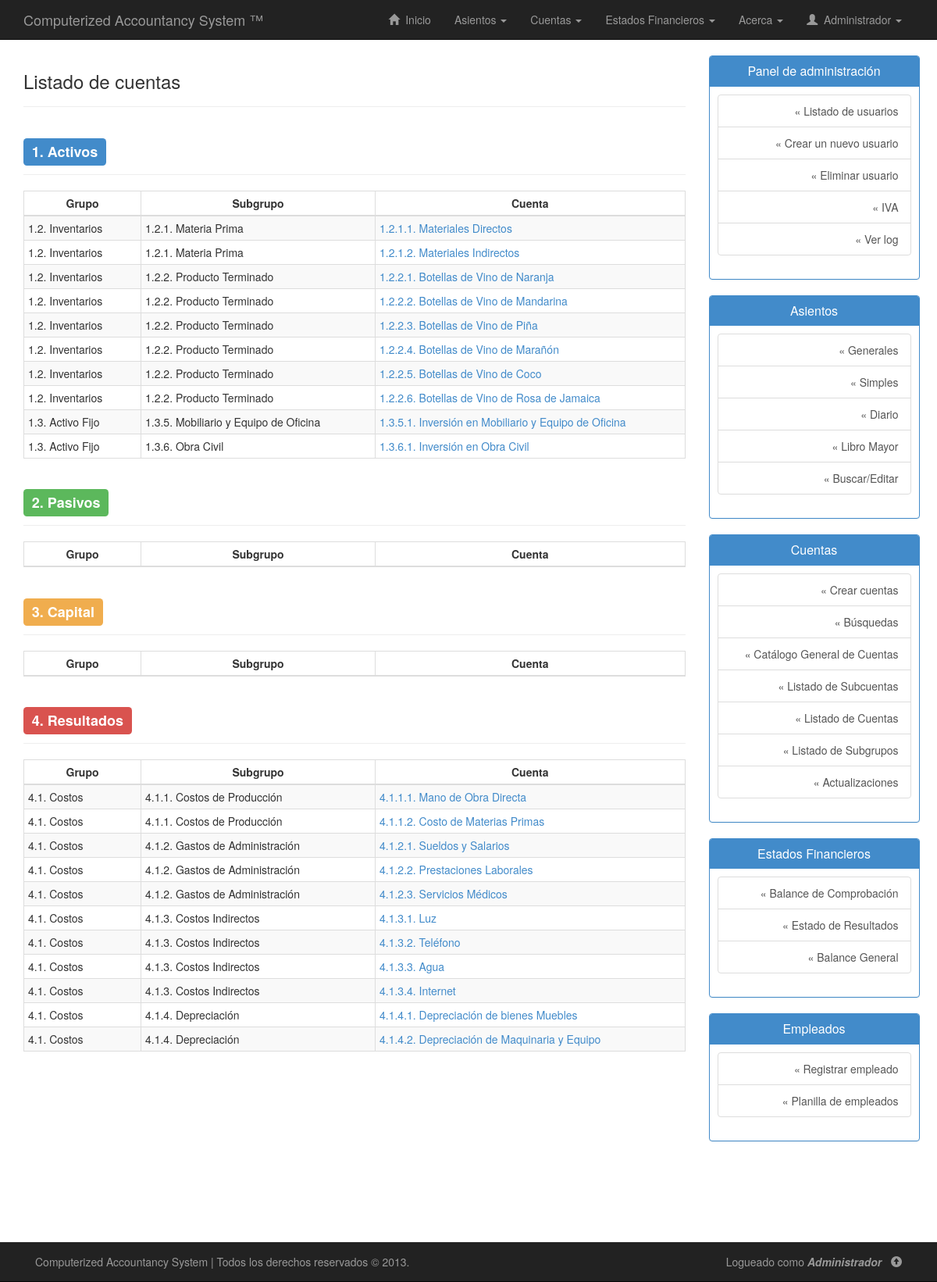
Before: /php/listar-cuentas.php (signed in) with the older database file.
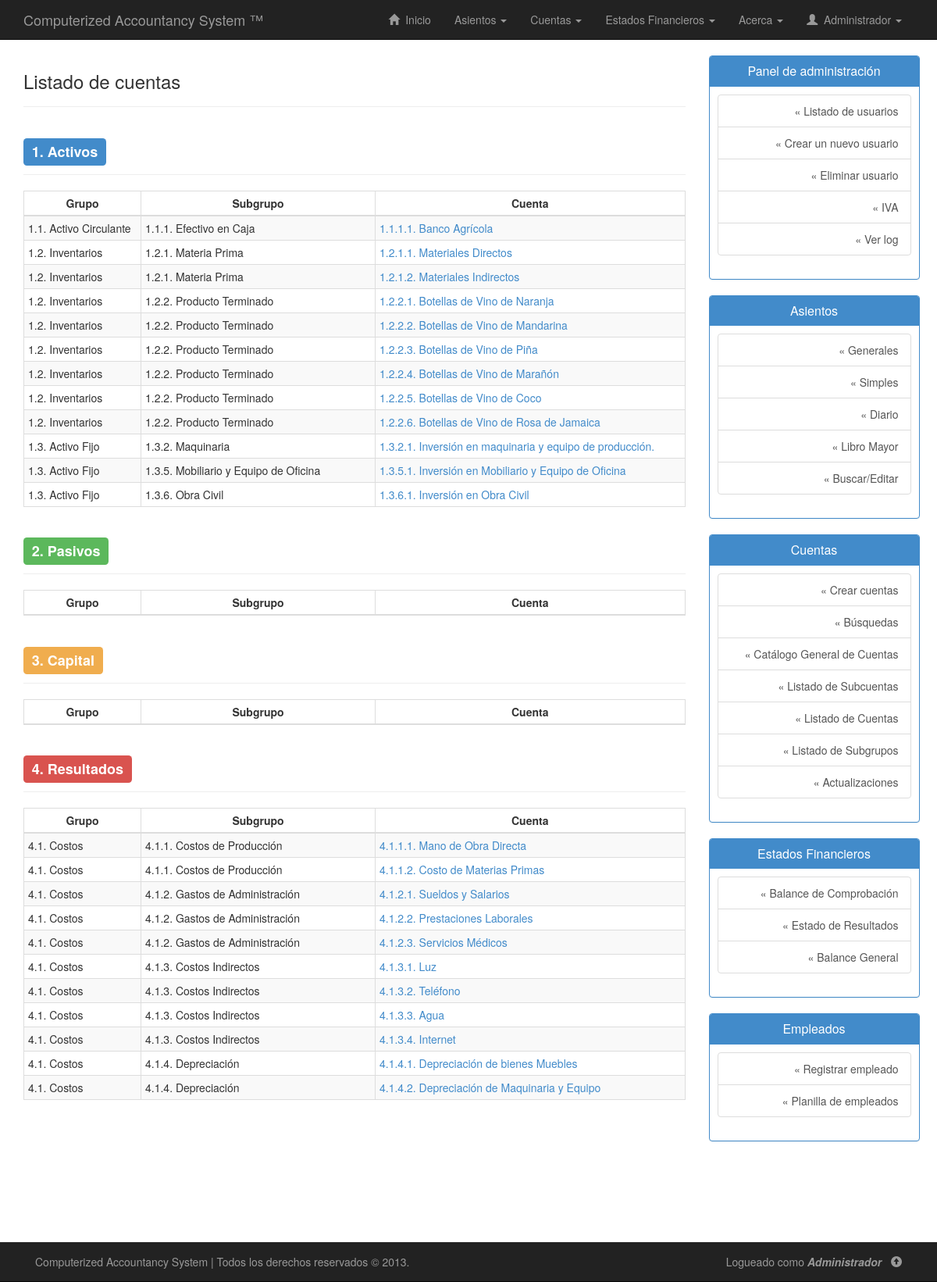
After: the same page with the newer database file.
### tables this page shows
CREATE TABLE IF NOT EXISTS `cuentas` (
  `codigo_cuenta` varchar(20) NOT NULL,
  `subgrupo` varchar(20) DEFAULT NULL,
  `nombre_cuenta` varchar(50) NOT NULL,
  `tiene_subcuenta` enum('Si','No') NOT NULL,
  `descripcion_cuenta` varchar(255) DEFAULT NULL,
  `saldo_debe` double NOT NULL,
  `saldo_haber` double NOT NULL,
  PRIMARY KEY (`codigo_cuenta`),
  KEY `subgrupo` (`subgrupo`)
);

### php/listar-cuentas.php (the view, shortened to what the changed rows need)
<!DOCTYPE html>
<html lang="es">
<head>
	<link rel="stylesheet" type="text/css" href="../css/bootstrap.min.css"/>
	<link rel="stylesheet" type="text/css" href="../css/estilos.css"/>
</head>
<body>
	<div class="container" id="contenido">
		<div class="row row-offcanvas row-offcanvas-right">
			<div class="col-xs-12 col-sm-9">
        		<div class="row">
        			<div class="col-lg-12">
        				<?php
        					$consulta = "SELECT d.codigo_cuenta as id,
        								CONCAT_WS('. ', b.`codigo_grupo`, b.`nombre_grupo`) AS Grupo,
        								CONCAT_WS('. ', c.`codigo_subgrupo`, c.`nombre_subgrupo`) AS Subgrupo,
        								CONCAT_WS('. ', d.`codigo_cuenta`, d.`nombre_cuenta`) AS Cuenta
        								FROM
        								clasificaciones a,
        								grupos b,
        								subgrupos c,
        								cuentas d
        								WHERE
        								d.`subgrupo`=c.`codigo_subgrupo` AND
        								c.`grupo`=b.`codigo_grupo` AND
        								b.`clasificacion`=a.`codigo_clasificacion` AND
        								a.`codigo_clasificacion`=1";
        					$ejecutar_consulta = $conexion->query($consulta);
        					echo "<div>";
							echo "<table class='table table-hover table-bordered table-striped  table-condensed table-responsive text-left'>";
                            echo "<thead>";
                            echo "<tr>";
                            echo "<th width='150px' class='text-center'>Grupo</th>";
                            echo "<th width='300px' class='text-center'>Subgrupo</th>";
                            echo "<th class='text-center'>Cuenta</th>";
                            echo "</tr>";
                            echo "</thead>";
                            echo "<tbody>";
                            while($registro = $ejecutar_consulta->fetch_assoc()){
                                $codigo_cuenta = $registro["id"];
                                echo "<tr>";
                                echo "<td>".utf8_encode($registro["Grupo"])."</td>";
                                echo "<td>".utf8_encode($registro["Subgrupo"])."</td>";
                                echo "<td><a href='detalle-cuenta.php?cuenta=$codigo_cuenta'>".utf8_encode($registro["Cuenta"])."</a></td>";
                                echo "</tr>";
                            }
                            echo "</tbody>";
                            echo "</table>";
                            echo "</div>";
        				?>
        			</div>
        		</div>
        		<div class="row">
                    <div class="col-lg-12">
                        <?php
                            echo "<div>";
                            echo "<table class='table table-hover table-bordered table-striped  table-condensed table-responsive text-left'>";
                            echo "<thead>";
                            echo "<tr>";
                            echo "<th width='150px' class='text-center'>Grupo</th>";
                            echo "<th width='300px' class='text-center'>Subgrupo</th>";
                            echo "<th class='text-center'>Cuenta</th>";
                            echo "</tr>";
                            echo "</thead>";
                            echo "</table>";
                            echo "</div>";
                        ?>
                    </div>
                </div>
        		<div class="row">
                    <div class="col-lg-12">
                        <?php
                            echo "<div>";
                            echo "<table class='table table-hover table-bordered table-striped  table-condensed table-responsive text-left'>";
                            echo "<thead>";
                            echo "<tr>";
                            echo "<th width='150px' class='text-center'>Grupo</th>";
                            echo "<th width='300px' class='text-center'>Subgrupo</th>";
                            echo "<th class='text-center'>Cuenta</th>";
                            echo "</tr>";
                            echo "</thead>";
                            echo "</table>";
                            echo "</div>";
                        ?>
                    </div>
                </div>
        		<div class="row">
                    <div class="col-lg-12">
                        <?php
                            $consulta = "SELECT d.codigo_cuenta as id,
                                        CONCAT_WS('. ', b.`codigo_grupo`, b.`nombre_grupo`) AS Grupo,
                                        CONCAT_WS('. ', c.`codigo_subgrupo`, c.`nombre_subgrupo`) AS Subgrupo,
                                        CONCAT_WS('. ', d.`codigo_cuenta`, d.`nombre_cuenta`) AS Cuenta
                                        FROM
                                        clasificaciones a,
                                        grupos b,
                                        subgrupos c,
                                        cuentas d
                                        WHERE
                                        d.`subgrupo`=c.`codigo_subgrupo` AND
                                        c.`grupo`=b.`codigo_grupo` AND
                                        b.`clasificacion`=a.`codigo_clasificacion` AND
                                        a.`codigo_clasificacion`=4";
                            $ejecutar_consulta = $conexion->query($consulta);
                            echo "<div>";
                            echo "<table class='table table-hover table-bordered table-striped  table-condensed table-responsive text-left'>";
                            echo "<thead>";
                            echo "<tr>";
                            echo "<th width='150px' class='text-center'>Grupo</th>";
                            echo "<th width='300px' class='text-center'>Subgrupo</th>";
                            echo "<th class='text-center'>Cuenta</th>";
                            echo "</tr>";
                            echo "</thead>";
                            echo "<tbody>";
                            while($registro = $ejecutar_consulta->fetch_assoc()){
                                $codigo_cuenta = $registro["id"];
                                echo "<tr>";
                                echo "<td>".utf8_encode($registro["Grupo"])."</td>";
                                echo "<td>".utf8_encode($registro["Subgrupo"])."</td>";
                                echo "<td><a href='detalle-cuenta.php?cuenta=$codigo_cuenta'>".utf8_encode($registro["Cuenta"])."</a></td>";
                                echo "</tr>";
                            }
                            echo "</tbody>";
                            echo "</table>";
                            echo "</div>";
                        ?>
                    </div>
                </div>
        	</div>
        </div>
    </div>
</body>
</html>

Changed rows visible on the page:
added cuentas: Grupo "1.1. Activo Circulante", Subgrupo "1.1.1. Efectivo en Caja", Cuenta "1.1.1.1. Banco Agrícola", shown under "1. Activos"
added cuentas: Grupo "1.3. Activo Fijo", Subgrupo "1.3.2. Maquinaria", Cuenta "1.3.2.1. Inversión en maquinaria y equipo de producción.", shown under "1. Activos"
